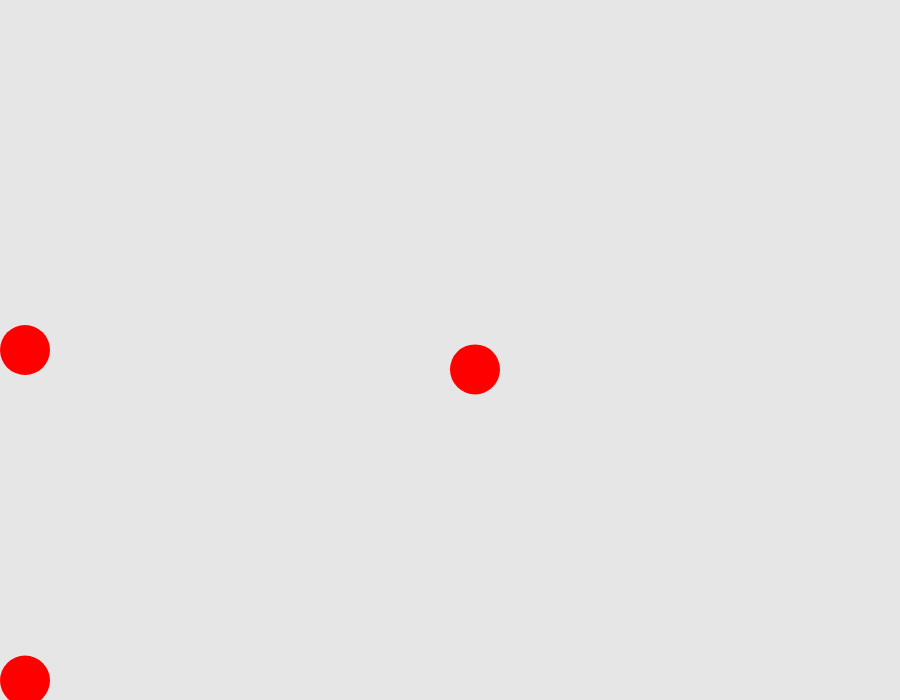
Frame 1 (no input)
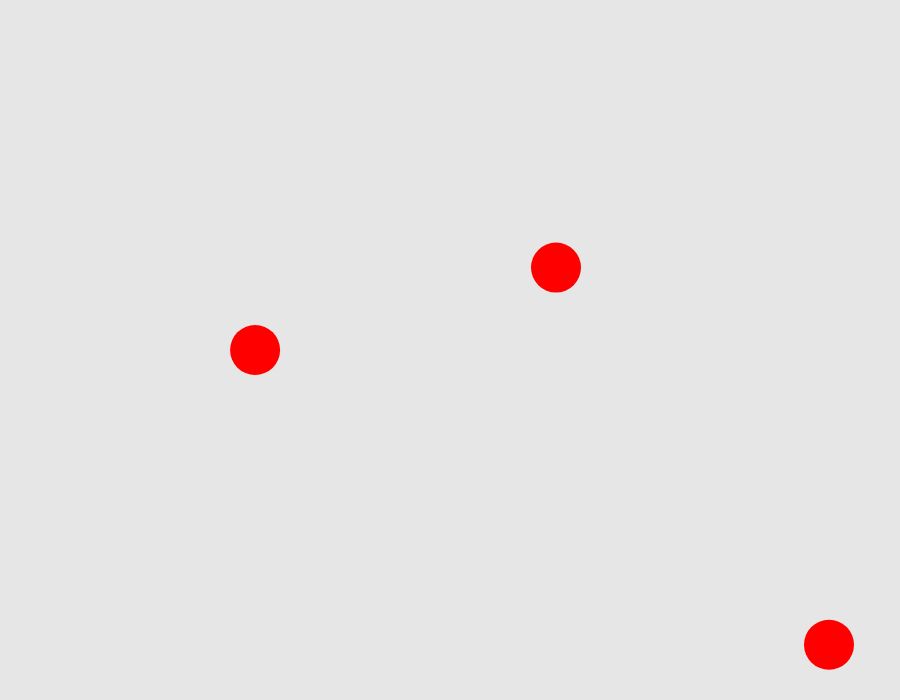
Frame 60 (no input)
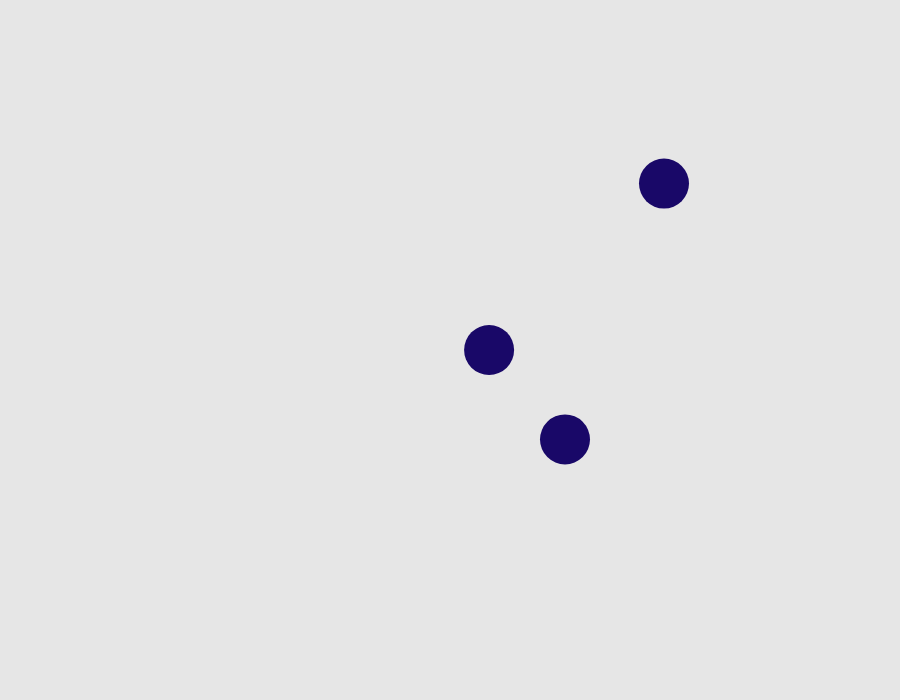
Frame 120 (the mouse pressed at the canvas centre since frame 60)

The p5.js sketch that drew these frames (run headless with seeded random() and noise() and a simulated clock; from frame 60 on, the mouse is pressed at the canvas centre):

// p5.js sketch
// ── sketch.js
var speedmult = 3
var x1 = 25;
var x2 = 475;
var x3 = 25;
var dir1 = 1.3 * speedmult;
var dir2 = 2 * speedmult;
var dir3 = 3 * speedmult;
var rad = 25;
function setup() {
  createCanvas(900, 700);
  background(255, 255, 255);
  var x1 = 25;
  var x2 = width-25;
  var x3 = 25;
  fill (255,0,0);
}

function draw() {
  
  background(230)
  noStroke();
  var r = random(0, 255);
  var g = random(0, 255);
  var b = random(0, 255);

  if (x1 > width - rad || x1 < rad) {
    dir1 = dir1 * -1; 
    fill(r,g,b);
  }
  ellipse(x1, height/2, 50, 50);
  if (x2 > width - rad || x2 < rad) {
    dir2 = dir2 * -1;
    fill(r,g,b);
  }
  ellipse(x2, (height/width)*x2, 50, 50);
  if (x3 > width - rad || x3 < rad) {
    dir3 = dir3 * -1;
    fill(r,g,b);
  }
  ellipse(x3, height - (height/width)*x3, 50, 50);
  x1 = x1 + dir1;
  x2 = x2 + dir2;
  x3 = x3 + dir3;
  
/*
//This is a weird other version of the code

  background(150 + x1,150 + x2,150 + x3);
  strokeWeight(0.000004* x1 * x2 * x3);
  stroke(60 + (255/width)*x1,60 + (255/width)*x2,60 + (255/width)*x3);
  fill(60 + (255/width)*x1,60 + (255/width)*x2,60 + (255/width)*x3);
  ellipse(x1, height/2, 50, 50);
  
  stroke(90 + (255/width)*x1,90 + (255/width)*x2,90 + (255/width)*x3);
  fill(90 + (255/width)*x1,90 + (255/width)*x2,90 + (255/width)*x3);
  ellipse(x2, x2, 50, 50);
  
  stroke(120 + (255/width)*x1,120 + (255/width)*x2,120 + (255/width)*x3);
  fill(120 + (255/width)*x1,120 + (255/width)*x2,120 + (255/width)*x3);
  ellipse(x3, height - x3, 50, 50);
*/
}
